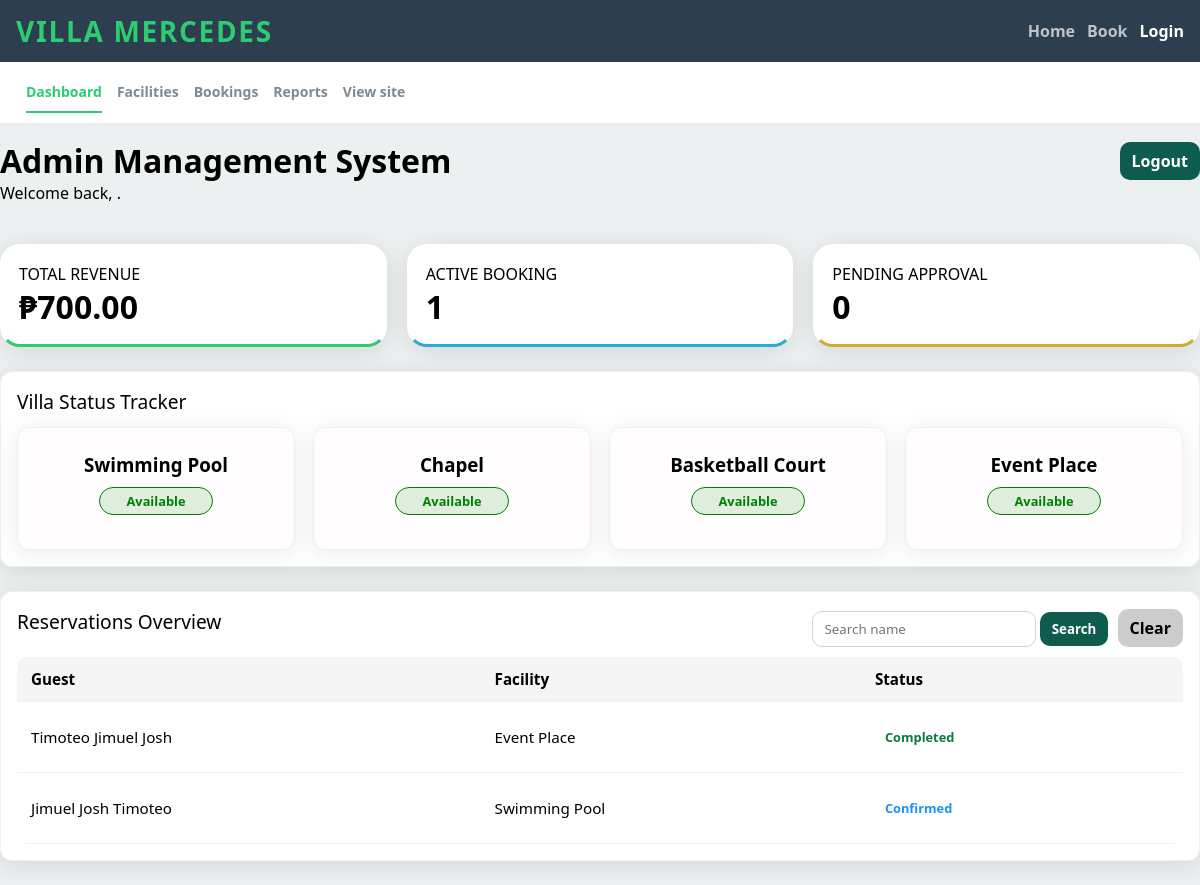
/admin/dashboard.php, run on an earlier commit of the app's database.
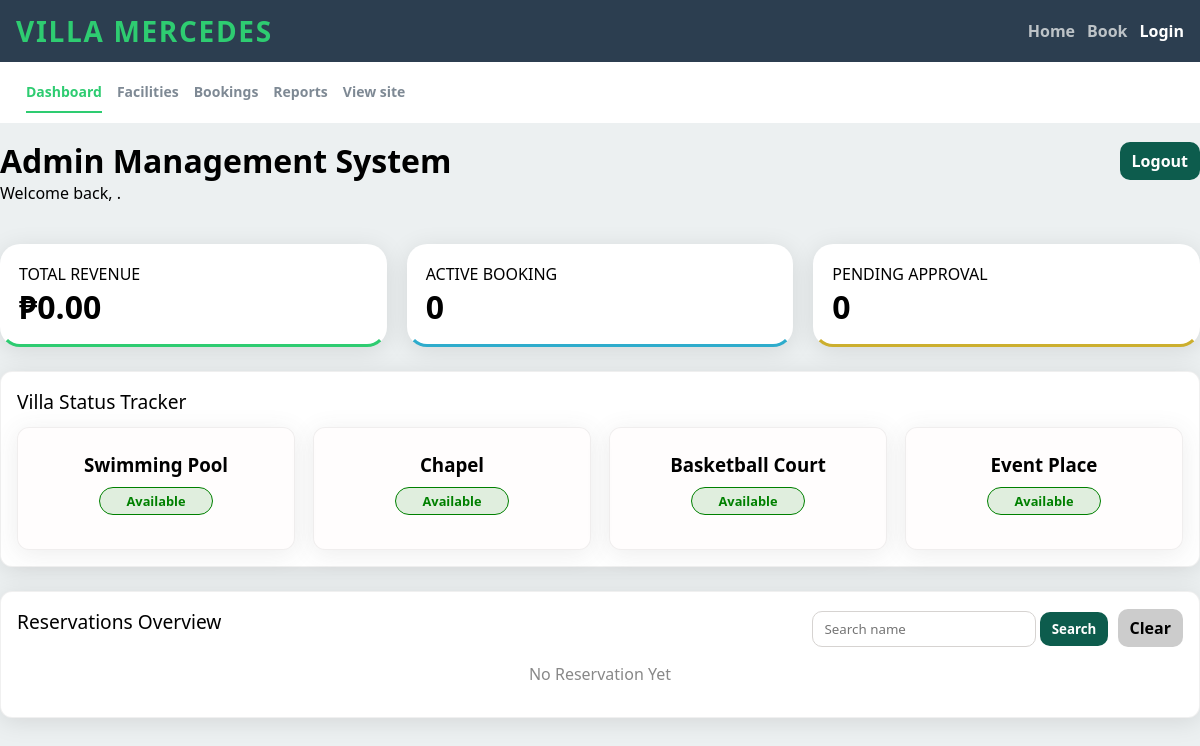
And on a later commit of the database.
### tables this page shows
CREATE TABLE IF NOT EXISTS `facilities` (
  `id` int NOT NULL AUTO_INCREMENT,
  `name` varchar(255) NOT NULL,
  `description` text NOT NULL,
  `image_filename` varchar(255) DEFAULT NULL,
  `capacity` int NOT NULL,
  `rate_amount` decimal(10,2) NOT NULL,
  `rate_unit` enum('Per Day','Per Session') NOT NULL,
  `created_at` timestamp NULL DEFAULT CURRENT_TIMESTAMP,
  PRIMARY KEY (`id`)
);

CREATE TABLE IF NOT EXISTS `bookings` (
  `id` int NOT NULL AUTO_INCREMENT,
  `guest_name` varchar(255) NOT NULL,
  `phone_number` varchar(50) NOT NULL,
  `facility_id` int NOT NULL,
  `date_start` date NOT NULL,
  `date_end` date NOT NULL,
  `notes` text,
  `status` varchar(50) DEFAULT 'Pending',
  `created_at` timestamp NULL DEFAULT CURRENT_TIMESTAMP,
  `payment_amount` decimal(10,2) DEFAULT '0.00',
  `payment_status` varchar(50) DEFAULT 'Unpaid',
  PRIMARY KEY (`id`),
  KEY `facility_id` (`facility_id`),
  CONSTRAINT `bookings_ibfk_1` FOREIGN KEY (`facility_id`) REFERENCES `facilities` (`id`) ON DELETE CASCADE
);

### utils/helper.php (called while the page is built, shortened)
<?php
function e(?string $value): string
{
    return htmlspecialchars((string) $value, ENT_QUOTES | ENT_HTML5, 'UTF-8');
}

### admin/dashboard.php (the view, shortened to what the changed rows need)
<?php
require_once '../utils/helper.php';
$conn =connection();
$stmt = $conn->prepare("SELECT * FROM facilities");
$stmt->execute();
$result = $stmt->get_result();
$search = $_GET['name'] ?? '';
if ($search !== '') {
    $recentStmt = $conn->prepare("
        SELECT b.*, f.name AS facility_name
        FROM bookings b
        LEFT JOIN facilities f ON b.facility_id = f.id
        WHERE b.guest_name LIKE ?
        ORDER BY b.id DESC
        LIMIT 5
    ");
    $likeSearch = "%$search%";
    $recentStmt->bind_param("s", $likeSearch);
} else {
    $recentStmt = $conn->prepare("
        SELECT b.*, f.name AS facility_name
        FROM bookings b
        LEFT JOIN facilities f ON b.facility_id = f.id
        ORDER BY b.id DESC
        LIMIT 5
    ");
}
$recentStmt->execute();
$recentResult = $recentStmt->get_result();
$revenueStmt = $conn->prepare("
    SELECT SUM(payment_amount) AS total_revenue
    FROM bookings
    WHERE status = 'Completed'
    AND payment_status = 'Paid'
");
$revenueStmt->execute();
$revenueResult = $revenueStmt->get_result()->fetch_assoc();
$total_revenue = $revenueResult['total_revenue'] ?? 0;
$activeStmt = $conn->prepare("
    SELECT COUNT(*) AS total
    FROM bookings
    WHERE status = 'Confirmed'
");
$activeStmt->execute();
$activeResult = $activeStmt->get_result()->fetch_assoc();
$active_booking = $activeResult['total'];
$pendingStmt = $conn->prepare("
    SELECT COUNT(*) AS total
    FROM bookings
    WHERE status = 'Pending'
");
$pendingStmt->execute();
$pendingResult = $pendingStmt->get_result()->fetch_assoc();
$pending_approval = $pendingResult['total'];
$occupiedFacilities = [];
?>
<!DOCTYPE html>
<html lang="en">
<head>
    <link rel="stylesheet" href="../resources/css/header-footer.css">
    <link rel="stylesheet" href="../resources/css/admin-nav.css">
    <link rel="stylesheet" href="../resources/css/dashboard.css">
</head>
<body>
    <main class="main-dashboard">
        <div class="container page-head">
            <div class="dashboard-title-block">
                <div class="h1-row">
                    <h1>Admin Management System</h1>
                </div>
            </div>
        </div>
        <div class="container summary-container">
            <div class="summary-card monthly">
                <p>TOTAL REVENUE</p>
                <h1><?= e('₱' . number_format($total_revenue, 2)) ?></h1>
            </div>
            <div class="summary-card active-booking">
                <p>ACTIVE BOOKING</p>
                <h1><?= $active_booking ?></h1>
            </div>
            <div class="summary-card pending">
                <h1><?= $pending_approval ?></h1>
            </div>
        </div>
        <div class="container facility-container">
            <div class="divider">
                <?php if($result->num_rows > 0): ?>
                    <?php while($row = $result->fetch_assoc()): ?>
                        <div class="facility-card">
                            <h3><?= e($row['name']) ?></h3>
                            <?php
                                $status = in_array($row['id'], $occupiedFacilities)
                                    ? 'Occupied'
                                    : 'Available';
                            ?>
                                <p class="status <?= $status ?>">
                                    <?= $status ?>
                                </p>
                        </div>
                    <?php endwhile;?>
                <?php else: ?>
                    <p class="no-data">No Facilities Yet</p>
                <?php endif; ?>
            </div>
        </div>
        <div class="container recent-reservation">
            <div class="reservation-table">
               <?php if ($recentResult->num_rows > 0): ?>
                    <table>
                        <thead>
                            <tr>
                                <th>Guest</th>
                                <th>Facility</th>
                                <th>Status</th>
                            </tr>
                        </thead>
                        <tbody>
                        <?php while ($row = $recentResult->fetch_assoc()): ?>
                            <tr>
                                <td><?= e($row['guest_name']) ?></td>
                                <td><?= e($row['facility_name']) ?></td>
                                <td>
                                    <span class="status <?= $row['status'] ?>">
                                        <?= e($row['status']) ?>
                                    </span>
                                </td>
                            </tr>
                        <?php endwhile; ?>
                        </tbody>
                    </table>
                        <?php else: ?>
                            <p class="no-data">No Reservation Yet</p>
                        <?php endif; ?>
                </div>
        </div>
    </main>
</body>
</html>

What changed in the data, as far as the page shows it:
removed bookings: guest_name "Timoteo Jimuel Josh", facility.name "Event Place", status "Completed"
removed bookings: guest_name "Jimuel Josh Timoteo", facility.name "Swimming Pool", status "Confirmed"
Also different on the page:
$active_booking: "1" → "0"
text no longer shown: "₱700.00 Guest Facility Status"
text now shown: "₱0.00 No Reservation Yet"
